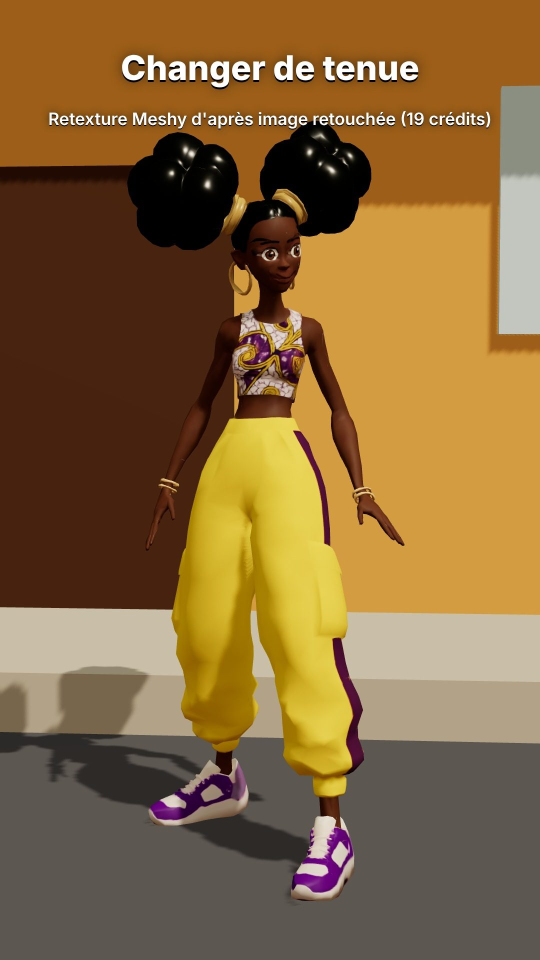
#> input picture essais/persos-3d/v3/tenue-retexture-image.jpg, 1080 x 1920 px (shown at 1/2 size)
$ python -i compose.py   (imports and definitions only)
#> lines starting #> are read from the running program, lines starting #| are printed output that depends on the picture
# Builds the picture from the captured frames (edl.json): segments in order (full screen, or the game's screen inset
# over its own blurred frame), the captions popping in and out, the end card; pipes it to ffmpeg (H.264, 30 fps).
# python3 compose.py edl.json out.mp4 [cover.jpg cover_frame]
import json, sys, subprocess, os
from PIL import Image, ImageFilter, ImageEnhance, ImageDraw

W, H = 1080, 1920
# [1 line not run here, left out]
out = sys.argv[2]
V = os.path.dirname(os.path.abspath(sys.argv[1]))
F = V + '/frames/'
OV = V + '/ov/'

# The timeline of source frames.
seq = []  # (path, mode, seg index)
def ease(x):
    x = max(0.0, min(1.0, x))
    return x * x * (3 - 2 * x)


# [26 lines not run here, left out]
total = len(seq)
# [3 lines not run here, left out]
# [1 line that did not run here, left out]
# [1 line that did not run here, left out]
shadow = Image.new('L', (W, H), 0)
#> shadow: PIL image 1080x1920 L; every value is 0
# [1 line not run here, left out]
shadow = shadow.filter(ImageFilter.GaussianBlur(26))


def inset(im):
    bg = im.resize((W // 6, H // 6), Image.BILINEAR).filter(ImageFilter.GaussianBlur(5)).resize((W, H), Image.BILINEAR)
    bg = ImageEnhance.Brightness(bg).enhance(0.5)
    bg.paste((0, 0, 0), (0, 0), shadow)
    small = im.resize((IW, IH), Image.LANCZOS)
    bg.paste(small, (IX, IY), mask)
    return bg


caps = []
cache = {}
# [4 lines not run here, left out]


def ease_out_back(x):
    c1 = 1.5
    return 1 + (c1 + 1) * (x - 1) ** 3 + c1 * (x - 1) ** 2


def put_caption(frame, im, bbox, k_in, k_out, pop):
    a = min(1.0, k_in) * min(1.0, k_out)
    if a <= 0:
        return
    if pop and k_in < 1:
        s = 0.82 + 0.18 * ease_out_back(k_in)
    else:
        s = 1.0
    crop = im.crop(bbox)
    if s != 1.0:
        crop = crop.resize((max(1, int(crop.width * s)), max(1, int(crop.height * s))), Image.BILINEAR)
    if a < 1:
        al = crop.split()[-1].point(lambda v: int(v * a))
        crop.putalpha(al)
    cx = (bbox[0] + bbox[2]) / 2
    cy = (bbox[1] + bbox[3]) / 2
    frame.alpha_composite(crop, (int(cx - crop.width / 2), int(cy - crop.height / 2)))


cmd = ['ffmpeg', '-v', 'error', '-y', '-f', 'rawvideo', '-pix_fmt', 'rgb24', '-s', f'{W}x{H}', '-r', '30', '-i', '-', '-c:v', 'libx264', '-preset', 'slow', '-crf', '17', '-pix_fmt', 'yuv420p', '-profile:v', 'high', '-movflags', '+faststart', out]
# [1 line that did not run here, left out]
# [1 line that did not run here, left out]
prev_frames = []
cover_at = int(sys.argv[4]) if len(sys.argv) > 4 else -1
stills = {}
# [53 lines not run here, left out]

>>> import cv2
>>> picture = cv2.imread('../../persos-3d/v3/tenue-retexture-image.jpg', cv2.IMREAD_GRAYSCALE)
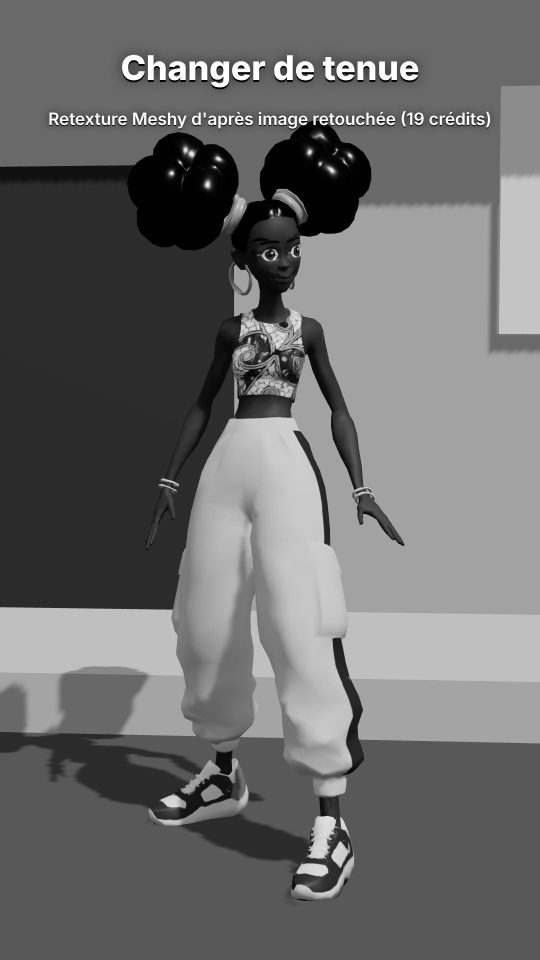
#> picture: shape (1920, 1080) (shown at 1/2 size); min 0, max 255, mean 107.5
#> (the run stopped early here; a loop or call above may not have finished)

$ run again, on essais/persos-3d/v3/enfant.jpg
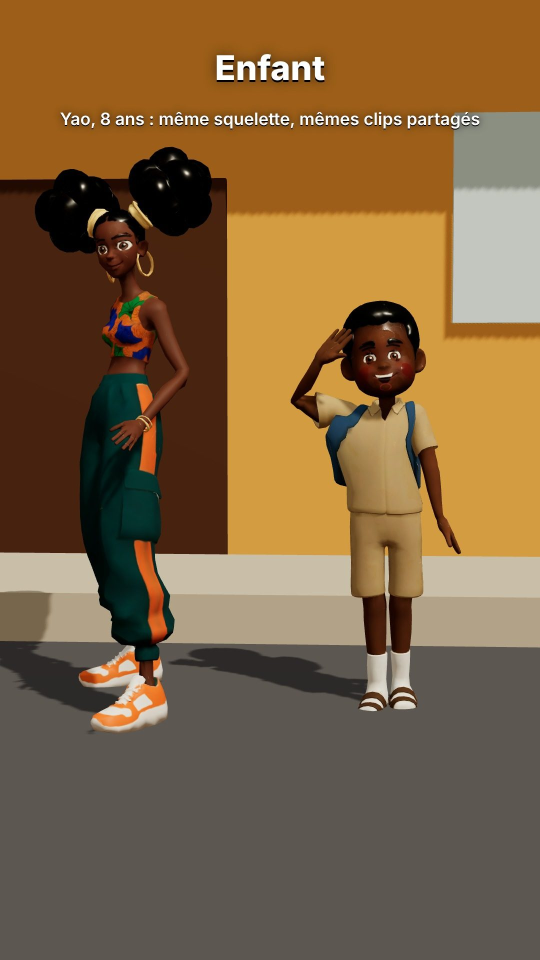
#> input picture essais/persos-3d/v3/enfant.jpg, 1080 x 1920 px (shown at 1/2 size)
#> shadow: PIL image 1080x1920 L; every value is 0
#> `picture = cv2.imread('../../persos-3d/v3/tenue-retexture-image.jpg', c..`:
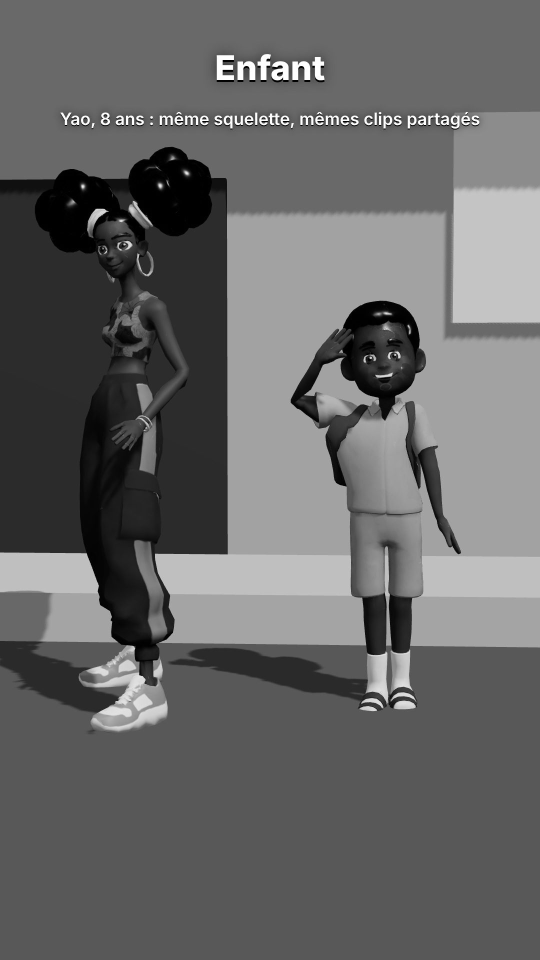
#> picture: shape (1920, 1080) (shown at 1/2 size); min 0, max 255, mean 102.4

$ run again, on essais/persos-3d/v3/foule-20.jpg
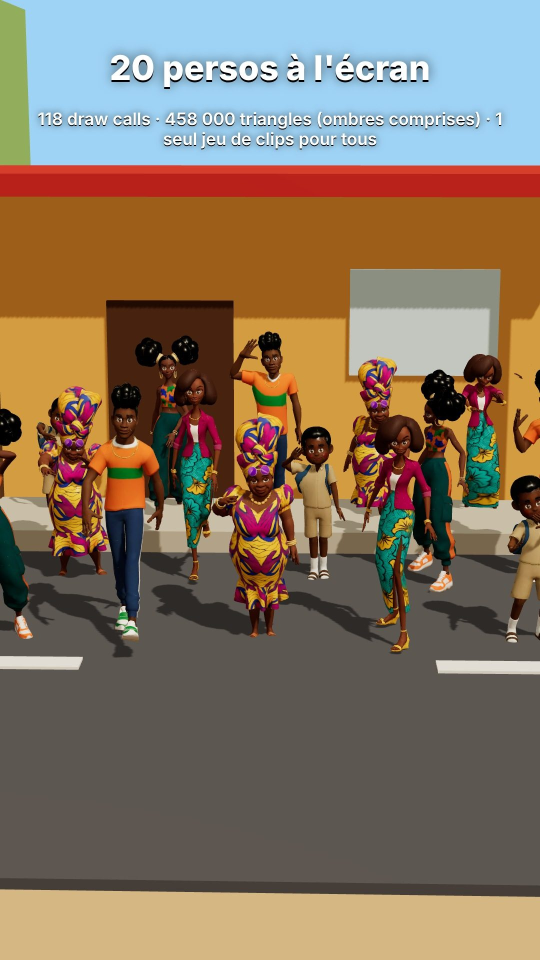
#> input picture essais/persos-3d/v3/foule-20.jpg, 1080 x 1920 px (shown at 1/2 size)
#> shadow: PIL image 1080x1920 L; every value is 0
#> `picture = cv2.imread('../../persos-3d/v3/tenue-retexture-image.jpg', c..`:
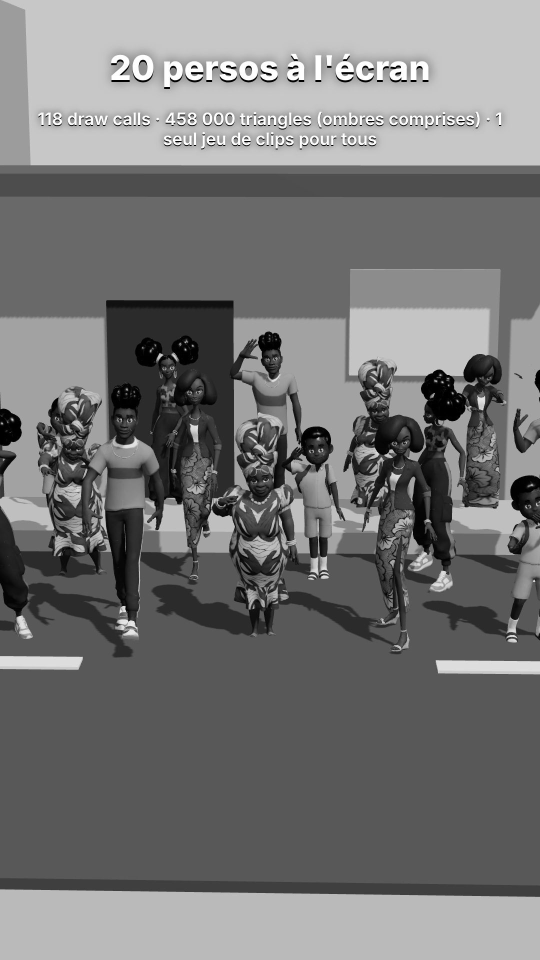
#> picture: shape (1920, 1080) (shown at 1/2 size); min 0, max 255, mean 118.4
